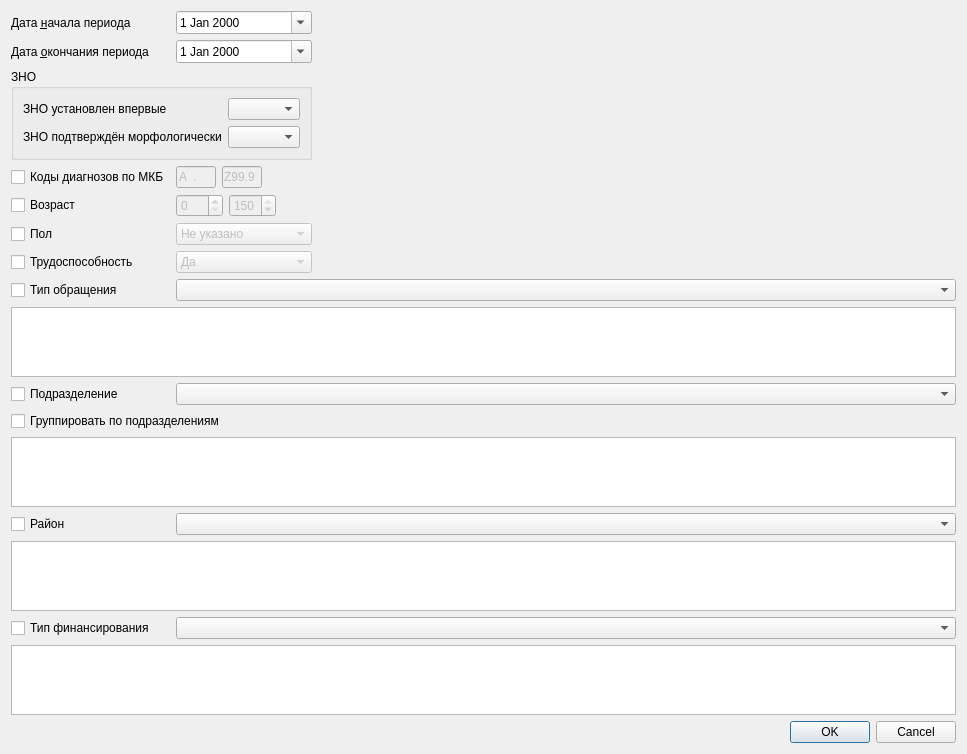
<?xml version="1.0" encoding="UTF-8"?>
<ui version="4.0">
 <class>ReportZNOEstablishedFirst</class>
 <widget class="QDialog" name="ReportZNOEstablishedFirst">
  <property name="geometry">
   <rect>
    <x>0</x>
    <y>0</y>
    <width>967</width>
    <height>746</height>
   </rect>
  </property>
  <property name="windowTitle">
   <string>Dialog</string>
  </property>
  <layout class="QGridLayout" name="gridLayout">
   <item row="7" column="1">
    <widget class="QComboBox" name="cmbEmployment">
     <property name="enabled">
      <bool>false</bool>
     </property>
     <item>
      <property name="text">
       <string>Да</string>
      </property>
     </item>
     <item>
      <property name="text">
       <string>Нет</string>
      </property>
     </item>
    </widget>
   </item>
   <item row="19" column="2">
    <widget class="QDialogButtonBox" name="buttonBox">
     <property name="orientation">
      <enum>Qt::Horizontal</enum>
     </property>
     <property name="standardButtons">
      <set>QDialogButtonBox::Cancel|QDialogButtonBox::Ok</set>
     </property>
    </widget>
   </item>
   <item row="0" column="2">
    <spacer name="horizontalSpacer_2">
     <property name="orientation">
      <enum>Qt::Horizontal</enum>
     </property>
     <property name="sizeHint" stdset="0">
      <size>
       <width>40</width>
       <height>20</height>
      </size>
     </property>
    </spacer>
   </item>
   <item row="2" column="0" colspan="2">
    <widget class="QGroupBox" name="gbZNO">
     <property name="title">
      <string>ЗНО</string>
     </property>
     <layout class="QGridLayout" name="gridLayout_2">
      <item row="0" column="1">
       <widget class="QComboBox" name="cmbZNOFirst">
        <property name="sizePolicy">
         <sizepolicy hsizetype="Preferred" vsizetype="Fixed">
          <horstretch>0</horstretch>
          <verstretch>0</verstretch>
         </sizepolicy>
        </property>
       </widget>
      </item>
      <item row="1" column="1">
       <widget class="QComboBox" name="cmbZNOMorph"/>
      </item>
      <item row="0" column="0">
       <widget class="QLabel" name="lblZNOFirst">
        <property name="text">
         <string>ЗНО установлен впервые</string>
        </property>
       </widget>
      </item>
      <item row="1" column="0">
       <widget class="QLabel" name="lblZNOMorph">
        <property name="text">
         <string>ЗНО подтверждён морфологически</string>
        </property>
       </widget>
      </item>
     </layout>
    </widget>
   </item>
   <item row="7" column="0">
    <widget class="QCheckBox" name="chkEmployment">
     <property name="text">
      <string>Трудоспособность</string>
     </property>
    </widget>
   </item>
   <item row="6" column="0">
    <widget class="QCheckBox" name="chkSex">
     <property name="text">
      <string>Пол</string>
     </property>
    </widget>
   </item>
   <item row="1" column="0">
    <widget class="QLabel" name="lblEndDate">
     <property name="text">
      <string>Дата &amp;окончания периода</string>
     </property>
     <property name="buddy">
      <cstring>edtEndDate</cstring>
     </property>
    </widget>
   </item>
   <item row="13" column="0" colspan="3">
    <widget class="CRBListBox" name="lstOrgStructure"/>
   </item>
   <item row="10" column="0" colspan="3">
    <widget class="CRBListBox" name="lstEventType"/>
   </item>
   <item row="4" column="0">
    <widget class="QCheckBox" name="chkMKB">
     <property name="text">
      <string>Коды диагнозов по МКБ</string>
     </property>
    </widget>
   </item>
   <item row="0" column="0">
    <widget class="QLabel" name="lblBegDate">
     <property name="text">
      <string>Дата &amp;начала периода</string>
     </property>
     <property name="buddy">
      <cstring>edtBegDate</cstring>
     </property>
    </widget>
   </item>
   <item row="1" column="2">
    <spacer name="horizontalSpacer">
     <property name="orientation">
      <enum>Qt::Horizontal</enum>
     </property>
     <property name="sizeHint" stdset="0">
      <size>
       <width>40</width>
       <height>20</height>
      </size>
     </property>
    </spacer>
   </item>
   <item row="8" column="1" colspan="2">
    <widget class="CRBComboBox" name="cmbEventType"/>
   </item>
   <item row="0" column="1">
    <widget class="CDateEdit" name="edtBegDate">
     <property name="calendarPopup">
      <bool>true</bool>
     </property>
    </widget>
   </item>
   <item row="14" column="1" colspan="2">
    <widget class="CRBComboBox" name="cmbDistrict"/>
   </item>
   <item row="11" column="0">
    <widget class="QCheckBox" name="chkOrgStructureMulti">
     <property name="text">
      <string>Подразделение</string>
     </property>
    </widget>
   </item>
   <item row="4" column="1" colspan="2">
    <layout class="QHBoxLayout" name="horizontalLayout">
     <item>
      <widget class="CICDCodeEdit" name="edtMKBFrom">
       <property name="enabled">
        <bool>false</bool>
       </property>
       <property name="sizePolicy">
        <sizepolicy hsizetype="Minimum" vsizetype="Fixed">
         <horstretch>0</horstretch>
         <verstretch>0</verstretch>
        </sizepolicy>
       </property>
       <property name="maximumSize">
        <size>
         <width>40</width>
         <height>16777215</height>
        </size>
       </property>
       <property name="inputMask">
        <string>a00.00; </string>
       </property>
       <property name="text">
        <string>A.</string>
       </property>
       <property name="maxLength">
        <number>6</number>
       </property>
      </widget>
     </item>
     <item>
      <widget class="CICDCodeEdit" name="edtMKBTo">
       <property name="enabled">
        <bool>false</bool>
       </property>
       <property name="sizePolicy">
        <sizepolicy hsizetype="Minimum" vsizetype="Fixed">
         <horstretch>0</horstretch>
         <verstretch>0</verstretch>
        </sizepolicy>
       </property>
       <property name="maximumSize">
        <size>
         <width>40</width>
         <height>16777215</height>
        </size>
       </property>
       <property name="inputMask">
        <string>a00.00; </string>
       </property>
       <property name="text">
        <string>Z99.9</string>
       </property>
       <property name="maxLength">
        <number>6</number>
       </property>
      </widget>
     </item>
     <item>
      <spacer name="horizontalSpacer_3">
       <property name="orientation">
        <enum>Qt::Horizontal</enum>
       </property>
       <property name="sizeHint" stdset="0">
        <size>
         <width>40</width>
         <height>20</height>
        </size>
       </property>
      </spacer>
     </item>
    </layout>
   </item>
   <item row="11" column="1" colspan="2">
    <widget class="COrgStructureComboBox" name="cmbOrgStructure"/>
   </item>
   <item row="6" column="1">
    <widget class="QComboBox" name="cmbSex">
     <property name="enabled">
      <bool>false</bool>
     </property>
     <item>
      <property name="text">
       <string>Не указано</string>
      </property>
     </item>
     <item>
      <property name="text">
       <string>М</string>
      </property>
     </item>
     <item>
      <property name="text">
       <string>Ж</string>
      </property>
     </item>
    </widget>
   </item>
   <item row="14" column="0">
    <widget class="QCheckBox" name="chkDistrictMulti">
     <property name="text">
      <string>Район</string>
     </property>
    </widget>
   </item>
   <item row="8" column="0">
    <widget class="QCheckBox" name="chkEventTypeMulti">
     <property name="text">
      <string>Тип обращения</string>
     </property>
    </widget>
   </item>
   <item row="1" column="1">
    <widget class="CDateEdit" name="edtEndDate">
     <property name="calendarPopup">
      <bool>true</bool>
     </property>
    </widget>
   </item>
   <item row="15" column="0" colspan="3">
    <widget class="CRBListBox" name="lstDistrict"/>
   </item>
   <item row="5" column="0">
    <widget class="QCheckBox" name="chkAge">
     <property name="text">
      <string>Возраст</string>
     </property>
    </widget>
   </item>
   <item row="5" column="1" colspan="2">
    <layout class="QHBoxLayout" name="horizontalLayout_2">
     <item>
      <widget class="QSpinBox" name="edtAgeFrom">
       <property name="enabled">
        <bool>false</bool>
       </property>
       <property name="maximum">
        <number>160</number>
       </property>
      </widget>
     </item>
     <item>
      <widget class="QSpinBox" name="edtAgeTo">
       <property name="enabled">
        <bool>false</bool>
       </property>
       <property name="maximum">
        <number>150</number>
       </property>
       <property name="value">
        <number>150</number>
       </property>
      </widget>
     </item>
     <item>
      <spacer name="horizontalSpacer_4">
       <property name="orientation">
        <enum>Qt::Horizontal</enum>
       </property>
       <property name="sizeHint" stdset="0">
        <size>
         <width>40</width>
         <height>20</height>
        </size>
       </property>
      </spacer>
     </item>
    </layout>
   </item>
   <item row="12" column="0" colspan="3">
    <widget class="QCheckBox" name="chkGroupOrgStructure">
     <property name="text">
      <string>Группировать по подразделениям</string>
     </property>
    </widget>
   </item>
   <item row="18" column="0">
    <spacer name="verticalSpacer">
     <property name="orientation">
      <enum>Qt::Vertical</enum>
     </property>
     <property name="sizeHint" stdset="0">
      <size>
       <width>20</width>
       <height>40</height>
      </size>
     </property>
    </spacer>
   </item>
   <item row="16" column="1" colspan="2">
    <widget class="CRBComboBox" name="cmbFinanceType"/>
   </item>
   <item row="16" column="0">
    <widget class="QCheckBox" name="chkFinanceTypeMulti">
     <property name="text">
      <string>Тип финансирования</string>
     </property>
    </widget>
   </item>
   <item row="17" column="0" colspan="3">
    <widget class="CRBListBox" name="lstFinanceType"/>
   </item>
  </layout>
 </widget>
 <customwidgets>
  <customwidget>
   <class>CDateEdit</class>
   <extends>QDateEdit</extends>
   <header>library/DateEdit</header>
  </customwidget>
  <customwidget>
   <class>COrgStructureComboBox</class>
   <extends>QComboBox</extends>
   <header>Orgs/OrgStructComboBoxes.h</header>
  </customwidget>
  <customwidget>
   <class>CRBComboBox</class>
   <extends>QComboBox</extends>
   <header>library/crbcombobox.h</header>
  </customwidget>
  <customwidget>
   <class>CICDCodeEdit</class>
   <extends>QLineEdit</extends>
   <header>library/ICDCodeEdit.h</header>
  </customwidget>
  <customwidget>
   <class>CRBListBox</class>
   <extends>QListView</extends>
   <header>library/RBListBox.h</header>
  </customwidget>
 </customwidgets>
 <resources/>
 <connections>
  <connection>
   <sender>buttonBox</sender>
   <signal>accepted()</signal>
   <receiver>ReportZNOEstablishedFirst</receiver>
   <slot>accept()</slot>
   <hints>
    <hint type="sourcelabel">
     <x>248</x>
     <y>254</y>
    </hint>
    <hint type="destinationlabel">
     <x>157</x>
     <y>274</y>
    </hint>
   </hints>
  </connection>
  <connection>
   <sender>buttonBox</sender>
   <signal>rejected()</signal>
   <receiver>ReportZNOEstablishedFirst</receiver>
   <slot>reject()</slot>
   <hints>
    <hint type="sourcelabel">
     <x>316</x>
     <y>260</y>
    </hint>
    <hint type="destinationlabel">
     <x>286</x>
     <y>274</y>
    </hint>
   </hints>
  </connection>
  <connection>
   <sender>chkMKB</sender>
   <signal>toggled(bool)</signal>
   <receiver>edtMKBTo</receiver>
   <slot>setEnabled(bool)</slot>
   <hints>
    <hint type="sourcelabel">
     <x>81</x>
     <y>150</y>
    </hint>
    <hint type="destinationlabel">
     <x>227</x>
     <y>150</y>
    </hint>
   </hints>
  </connection>
  <connection>
   <sender>chkMKB</sender>
   <signal>toggled(bool)</signal>
   <receiver>edtMKBFrom</receiver>
   <slot>setEnabled(bool)</slot>
   <hints>
    <hint type="sourcelabel">
     <x>81</x>
     <y>150</y>
    </hint>
    <hint type="destinationlabel">
     <x>181</x>
     <y>150</y>
    </hint>
   </hints>
  </connection>
  <connection>
   <sender>chkSex</sender>
   <signal>toggled(bool)</signal>
   <receiver>cmbSex</receiver>
   <slot>setEnabled(bool)</slot>
   <hints>
    <hint type="sourcelabel">
     <x>81</x>
     <y>205</y>
    </hint>
    <hint type="destinationlabel">
     <x>202</x>
     <y>205</y>
    </hint>
   </hints>
  </connection>
  <connection>
   <sender>chkAge</sender>
   <signal>toggled(bool)</signal>
   <receiver>edtAgeTo</receiver>
   <slot>setEnabled(bool)</slot>
   <hints>
    <hint type="sourcelabel">
     <x>81</x>
     <y>178</y>
    </hint>
    <hint type="destinationlabel">
     <x>230</x>
     <y>178</y>
    </hint>
   </hints>
  </connection>
  <connection>
   <sender>chkAge</sender>
   <signal>toggled(bool)</signal>
   <receiver>edtAgeFrom</receiver>
   <slot>setEnabled(bool)</slot>
   <hints>
    <hint type="sourcelabel">
     <x>81</x>
     <y>178</y>
    </hint>
    <hint type="destinationlabel">
     <x>182</x>
     <y>178</y>
    </hint>
   </hints>
  </connection>
  <connection>
   <sender>chkEmployment</sender>
   <signal>toggled(bool)</signal>
   <receiver>cmbEmployment</receiver>
   <slot>setEnabled(bool)</slot>
   <hints>
    <hint type="sourcelabel">
     <x>81</x>
     <y>231</y>
    </hint>
    <hint type="destinationlabel">
     <x>202</x>
     <y>231</y>
    </hint>
   </hints>
  </connection>
  <connection>
   <sender>chkEventTypeMulti</sender>
   <signal>toggled(bool)</signal>
   <receiver>cmbEventType</receiver>
   <slot>setHidden(bool)</slot>
   <hints>
    <hint type="sourcelabel">
     <x>81</x>
     <y>257</y>
    </hint>
    <hint type="destinationlabel">
     <x>559</x>
     <y>257</y>
    </hint>
   </hints>
  </connection>
  <connection>
   <sender>chkEventTypeMulti</sender>
   <signal>toggled(bool)</signal>
   <receiver>lstEventType</receiver>
   <slot>setVisible(bool)</slot>
   <hints>
    <hint type="sourcelabel">
     <x>81</x>
     <y>257</y>
    </hint>
    <hint type="destinationlabel">
     <x>483</x>
     <y>344</y>
    </hint>
   </hints>
  </connection>
  <connection>
   <sender>chkOrgStructureMulti</sender>
   <signal>toggled(bool)</signal>
   <receiver>cmbOrgStructure</receiver>
   <slot>setHidden(bool)</slot>
   <hints>
    <hint type="sourcelabel">
     <x>81</x>
     <y>431</y>
    </hint>
    <hint type="destinationlabel">
     <x>559</x>
     <y>431</y>
    </hint>
   </hints>
  </connection>
  <connection>
   <sender>chkOrgStructureMulti</sender>
   <signal>toggled(bool)</signal>
   <receiver>lstOrgStructure</receiver>
   <slot>setVisible(bool)</slot>
   <hints>
    <hint type="sourcelabel">
     <x>81</x>
     <y>431</y>
    </hint>
    <hint type="destinationlabel">
     <x>483</x>
     <y>541</y>
    </hint>
   </hints>
  </connection>
  <connection>
   <sender>chkDistrictMulti</sender>
   <signal>toggled(bool)</signal>
   <receiver>cmbDistrict</receiver>
   <slot>setHidden(bool)</slot>
   <hints>
    <hint type="sourcelabel">
     <x>81</x>
     <y>628</y>
    </hint>
    <hint type="destinationlabel">
     <x>559</x>
     <y>628</y>
    </hint>
   </hints>
  </connection>
  <connection>
   <sender>chkDistrictMulti</sender>
   <signal>toggled(bool)</signal>
   <receiver>lstDistrict</receiver>
   <slot>setVisible(bool)</slot>
   <hints>
    <hint type="sourcelabel">
     <x>81</x>
     <y>628</y>
    </hint>
    <hint type="destinationlabel">
     <x>483</x>
     <y>715</y>
    </hint>
   </hints>
  </connection>
  <connection>
   <sender>chkFinanceTypeMulti</sender>
   <signal>toggled(bool)</signal>
   <receiver>cmbFinanceType</receiver>
   <slot>setHidden(bool)</slot>
   <hints>
    <hint type="sourcelabel">
     <x>82</x>
     <y>609</y>
    </hint>
    <hint type="destinationlabel">
     <x>559</x>
     <y>609</y>
    </hint>
   </hints>
  </connection>
  <connection>
   <sender>chkFinanceTypeMulti</sender>
   <signal>toggled(bool)</signal>
   <receiver>lstFinanceType</receiver>
   <slot>setVisible(bool)</slot>
   <hints>
    <hint type="sourcelabel">
     <x>82</x>
     <y>609</y>
    </hint>
    <hint type="destinationlabel">
     <x>483</x>
     <y>663</y>
    </hint>
   </hints>
  </connection>
 </connections>
</ui>
